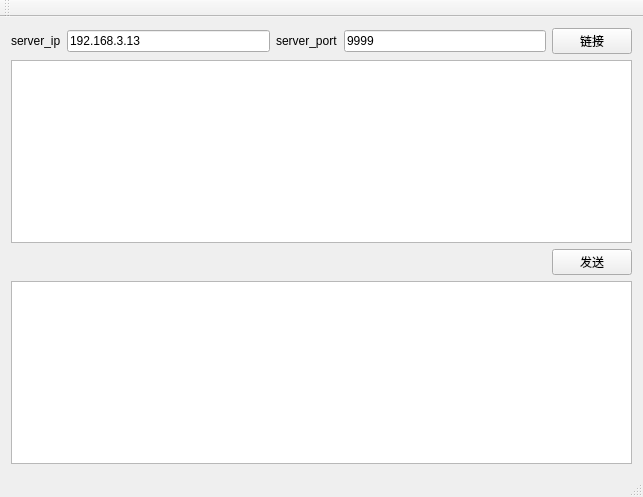
<?xml version="1.0" encoding="UTF-8"?>
<ui version="4.0">
 <class>socket_client</class>
 <widget class="QMainWindow" name="socket_client">
  <property name="geometry">
   <rect>
    <x>0</x>
    <y>0</y>
    <width>643</width>
    <height>497</height>
   </rect>
  </property>
  <property name="windowTitle">
   <string>socket_client</string>
  </property>
  <widget class="QWidget" name="centralWidget">
   <layout class="QGridLayout" name="gridLayout">
    <item row="0" column="0">
     <layout class="QHBoxLayout" name="horizontalLayout">
      <item>
       <widget class="QLabel" name="label">
        <property name="text">
         <string>server_ip</string>
        </property>
       </widget>
      </item>
      <item>
       <widget class="QLineEdit" name="le_server_ip">
        <property name="text">
         <string>192.168.3.13</string>
        </property>
       </widget>
      </item>
      <item>
       <widget class="QLabel" name="label_2">
        <property name="text">
         <string>server_port</string>
        </property>
       </widget>
      </item>
      <item>
       <widget class="QLineEdit" name="le_server_port">
        <property name="text">
         <string>9999</string>
        </property>
       </widget>
      </item>
      <item>
       <widget class="QPushButton" name="btn_bind">
        <property name="text">
         <string>链接</string>
        </property>
       </widget>
      </item>
     </layout>
    </item>
    <item row="1" column="0">
     <widget class="QTextEdit" name="te_server"/>
    </item>
    <item row="2" column="0">
     <layout class="QHBoxLayout" name="horizontalLayout_2">
      <item>
       <spacer name="horizontalSpacer">
        <property name="orientation">
         <enum>Qt::Horizontal</enum>
        </property>
        <property name="sizeHint" stdset="0">
         <size>
          <width>40</width>
          <height>20</height>
         </size>
        </property>
       </spacer>
      </item>
      <item>
       <widget class="QPushButton" name="btn_send">
        <property name="text">
         <string>发送</string>
        </property>
       </widget>
      </item>
     </layout>
    </item>
    <item row="3" column="0">
     <widget class="QTextEdit" name="te_client"/>
    </item>
   </layout>
  </widget>
  <widget class="QMenuBar" name="menuBar">
   <property name="geometry">
    <rect>
     <x>0</x>
     <y>0</y>
     <width>643</width>
     <height>28</height>
    </rect>
   </property>
  </widget>
  <widget class="QToolBar" name="mainToolBar">
   <attribute name="toolBarArea">
    <enum>TopToolBarArea</enum>
   </attribute>
   <attribute name="toolBarBreak">
    <bool>false</bool>
   </attribute>
  </widget>
  <widget class="QStatusBar" name="statusBar"/>
 </widget>
 <layoutdefault spacing="6" margin="11"/>
 <resources/>
 <connections/>
</ui>
